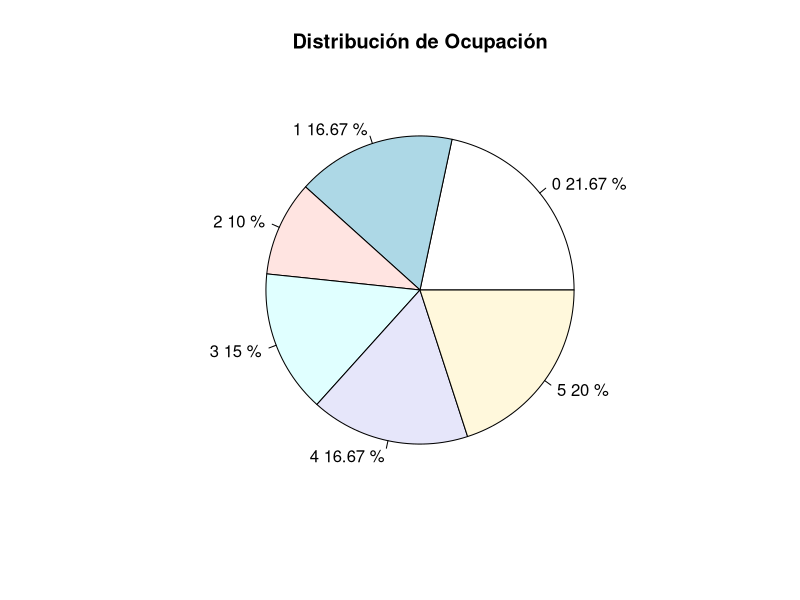
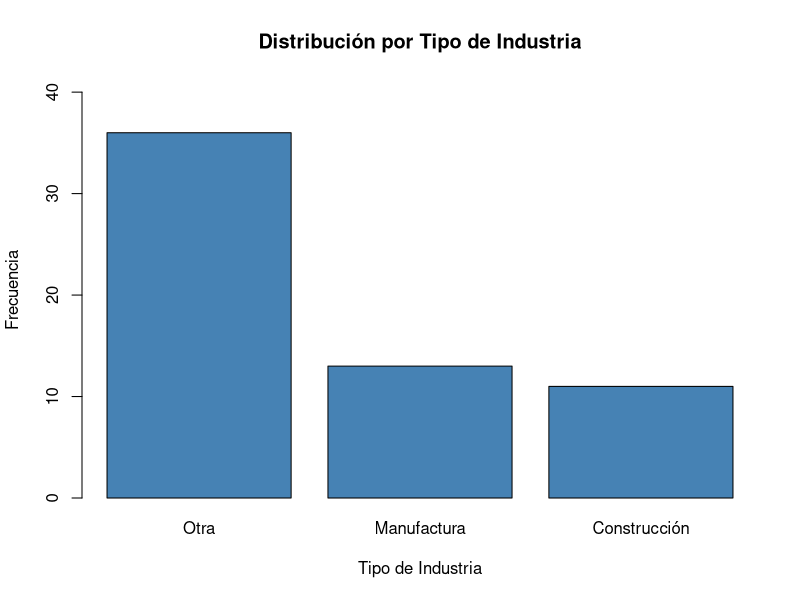
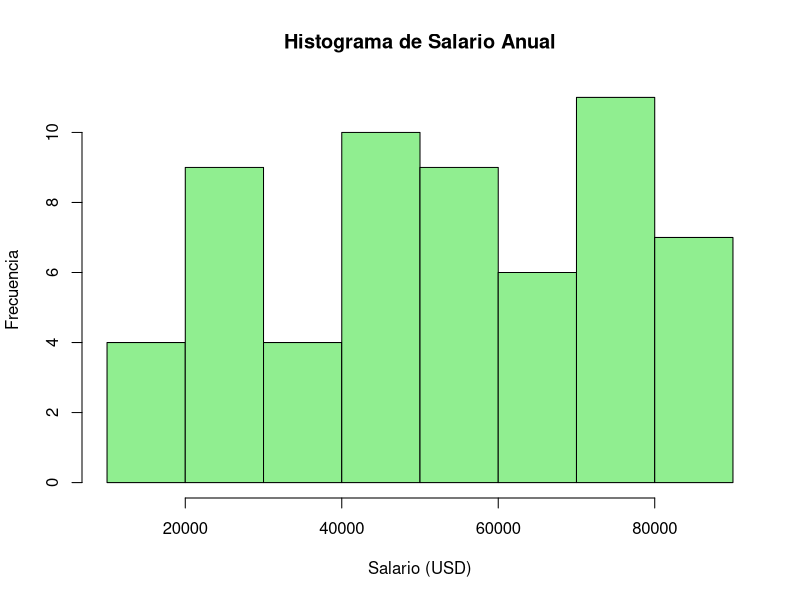
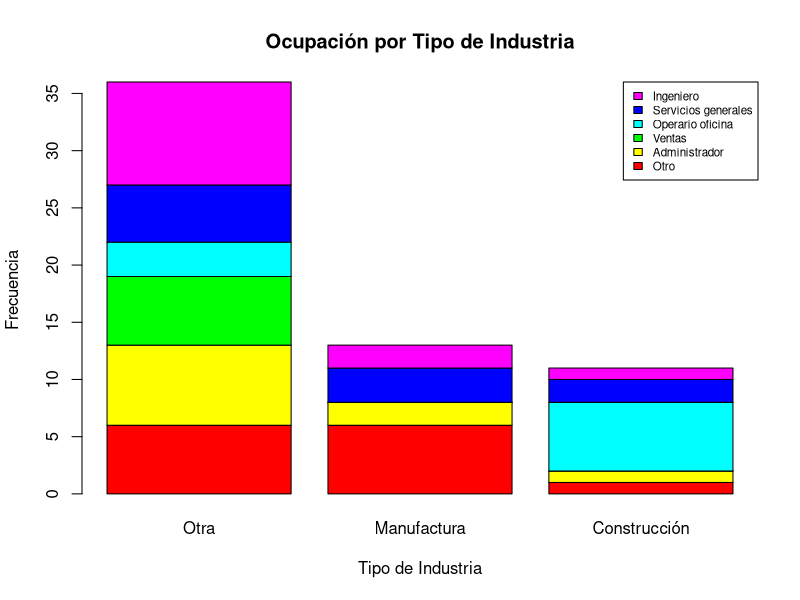
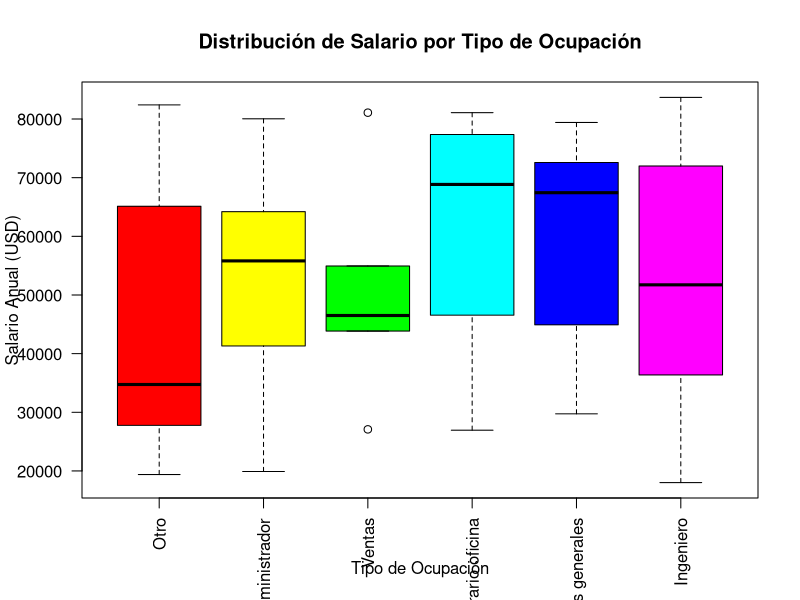

Write the R code that produced these figures, in order.
pdf("todas_las_graficas.pdf")

# Simulación de base de datos con 60 clientes
set.seed(42)

salario <- c(19388, 49898, 28219, 83601, 29736, 50235, 45976, sample(18000:85000, 53, replace = TRUE))
industria <- c(1, 2, 0, 0, 0, 1, 0, sample(c(0,1,2), 53, replace = TRUE, prob = c(0.5,0.3,0.2)))
ocupacion <- c(0, 0, 3, 5, 4, 1, 2, sample(0:5, 53, replace = TRUE))

datos <- data.frame(Salario = salario, Industria = industria, Ocupacion = ocupacion)

# Ver los primeros registros
head(datos)

# Punto 3: Tabla de frecuencias y gráfico circular para Ocupación

# Crear la tabla de frecuencias para la variable Ocupacion (con mayúscula)
tabla_ocupacion <- table(datos$Ocupacion)
print(tabla_ocupacion)

# Calcular los porcentajes para cada categoría
porcentajes <- round(prop.table(tabla_ocupacion) * 100, 2)
print(porcentajes)

# Graficar el diagrama circular (pastel)
pie(tabla_ocupacion,
    labels = paste(names(tabla_ocupacion), porcentajes, "%"),
    main = "Distribución de Ocupación")
    
# Punto 4: Tabla de frecuencias y gráfico de barras para Industria
# Crear la tabla de frecuencias para la variable Industria
tabla_industria <- table(datos$Industria)
print(tabla_industria)

# Calcular los porcentajes
porcentaje_industria <- round(prop.table(tabla_industria) * 100, 2)
print(porcentaje_industria)

# Etiquetas con nombre completo para las barras
nombres_industria <- c("Otra", "Manufactura", "Construcción")
names(tabla_industria) <- nombres_industria

# Diagrama de barras
barplot(tabla_industria,
        col = "steelblue",
        main = "Distribución por Tipo de Industria",
        xlab = "Tipo de Industria",
        ylab = "Frecuencia",
        ylim = c(0, max(tabla_industria) + 5))

# Punto 5: Tabla de frecuencias y histograma para la variable cuantitativa SALARIO

# Crear intervalos de clases para los salarios (8 clases por defecto)
tabla_salario <- cut(datos$Salario, breaks = 8)
tabla_frecuencia_salario <- table(tabla_salario)
print(tabla_frecuencia_salario)

# Calcular porcentajes por intervalo
porcentaje_salario <- round(prop.table(tabla_frecuencia_salario) * 100, 2)
print(porcentaje_salario)

# Histograma
hist(datos$Salario,
     breaks = 8,
     col = "lightgreen",
     main = "Histograma de Salario Anual",
     xlab = "Salario (USD)",
     ylab = "Frecuencia")

# Punto 6: Tabla cruzada y diagrama de barras apiladas para Ocupación vs Industria

# Etiquetar variables para mejor interpretación
datos$Ocupacion_etiqueta <- factor(datos$Ocupacion, 
                                  levels = 0:5, 
                                  labels = c("Otro", "Administrador", "Ventas", 
                                            "Operario oficina", "Servicios generales", 
                                            "Ingeniero"))

datos$Industria_etiqueta <- factor(datos$Industria, 
                                  levels = 0:2, 
                                  labels = c("Otra", "Manufactura", "Construcción"))

# Crear tabla cruzada
tabla_cruzada <- table(datos$Ocupacion_etiqueta, datos$Industria_etiqueta)
print(tabla_cruzada)

# Calcular porcentajes por columna
prop.table(tabla_cruzada, margin = 2) * 100

# Gráfico de barras apiladas
barplot(tabla_cruzada, 
        col = rainbow(nrow(tabla_cruzada)),
        legend.text = rownames(tabla_cruzada),
        args.legend = list(x = "topright", cex = 0.7),
        main = "Ocupación por Tipo de Industria",
        xlab = "Tipo de Industria",
        ylab = "Frecuencia")

# Punto 8: Diagramas de caja y bigotes para Ocupación vs Salario Anual

# Crear el boxplot
boxplot(Salario ~ Ocupacion_etiqueta, data = datos,
        col = rainbow(6),
        main = "Distribución de Salario por Tipo de Ocupación",
        xlab = "Tipo de Ocupación",
        ylab = "Salario Anual (USD)",
        las = 2)  # Rotar etiquetas del eje x para mejor visualización

dev.off()
